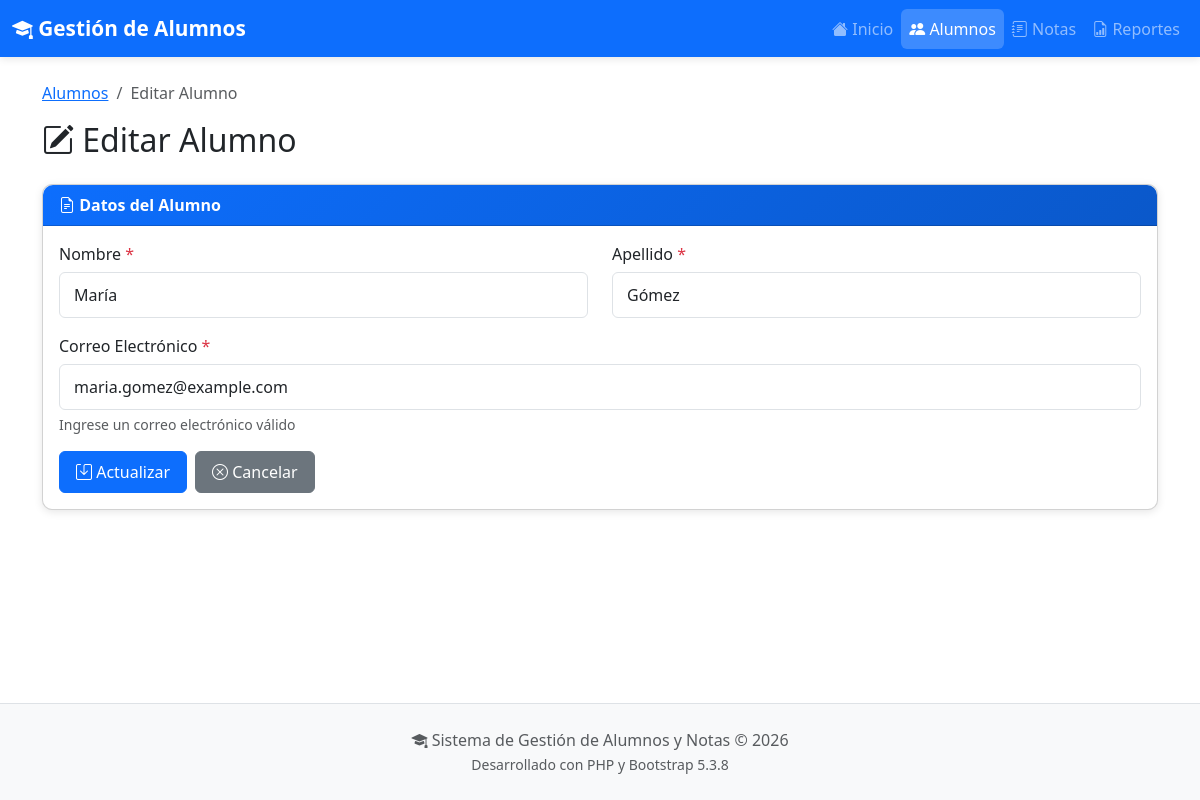
Page /alumnos.php?action=editar&id=2 on the committed database.
### tables this page shows
CREATE TABLE IF NOT EXISTS alumno (
    id INT AUTO_INCREMENT PRIMARY KEY,
    nombre VARCHAR(50) NOT NULL,
    apellido VARCHAR(50) NOT NULL,
    correo VARCHAR(100) UNIQUE NOT NULL,
    created_at TIMESTAMP DEFAULT CURRENT_TIMESTAMP,
    updated_at TIMESTAMP DEFAULT CURRENT_TIMESTAMP ON UPDATE CURRENT_TIMESTAMP,
    INDEX idx_apellido (apellido),
    INDEX idx_correo (correo)
);

### src/controllers/AlumnoController.php (called while the page is built, shortened)
<?php
require_once __DIR__ . '/../models/Alumno.php';
class AlumnoController
{
    private $model;
    public function __construct()
    {
        $this->model = new Alumno();
    }
    public function editar($id)
    {
        $alumno = $this->model->getById($id);
        require_once __DIR__ . '/../views/alumnos/editar.php';
    }
}

### config/database.php (called while the page is built, shortened)
<?php
class Database
{
    private static $instance = null;
    private $connection;
    private $host = "localhost";
    private $username = "root";
    private $password = "";
    private $database = "gestion_alumnos";
    private $charset = "utf8mb4";
    private function __construct()
    {
        try {
            $dsn = "mysql:host={$this->host};dbname={$this->database};charset={$this->charset}";
            $options = [
                PDO::ATTR_ERRMODE => PDO::ERRMODE_EXCEPTION,
                PDO::ATTR_DEFAULT_FETCH_MODE => PDO::FETCH_ASSOC,
                PDO::ATTR_EMULATE_PREPARES => false,
            ];
            $this->connection = new PDO($dsn, $this->username, $this->password, $options);
        } catch (PDOException $e) {
            die("Error de conexión a la base de datos: " . $e->getMessage());
        }
    }
    public static function getInstance()
    {
        if (self::$instance === null) {
            self::$instance = new self();
        }
        return self::$instance;
    }
    public function getConnection()
    {
        return $this->connection;
    }
}

### src/models/Alumno.php (called while the page is built, shortened)
<?php
require_once __DIR__ . '/../../config/database.php';
class Alumno
{
    private $db;
    public function __construct()
    {
        $this->db = Database::getInstance()->getConnection();
    }
    public function getById($id)
    {
        try {
            $stmt = $this->db->prepare("SELECT * FROM alumno WHERE id = ?");
            $stmt->execute([$id]);
            return $stmt->fetch();
        } catch (PDOException $e) {
            error_log("Error en getById: " . $e->getMessage());
            return false;
        }
    }
}

### src/views/alumnos/editar.php (the view, shortened to what this page needs)
<?php
require_once __DIR__ . '/../layouts/header.php';
?>
<nav aria-label="breadcrumb">
    <ol class="breadcrumb">
        <li class="breadcrumb-item"><a href="<?php echo BASE_URL; ?>/alumnos.php">Alumnos</a></li>
        <li class="breadcrumb-item active">Editar Alumno</li>
    </ol>
</nav>
<h2 class="mb-4"><i class="bi bi-pencil-square"></i> Editar Alumno</h2>
<div class="card">
    <div class="card-header">
        <i class="bi bi-file-earmark-text"></i> Datos del Alumno
    </div>
    <div class="card-body">
        <form method="POST" action="alumnos.php?action=editar&id=<?php echo $alumno['id']; ?>">
            <div class="row">
                <div class="col-md-6 mb-3">
                    <label for="nombre" class="form-label">Nombre <span class="text-danger">*</span></label>
                    <input type="text" class="form-control" id="nombre" name="nombre" maxlength="50"
                        value="<?php echo isset($_POST['nombre']) ? htmlspecialchars($_POST['nombre']) : htmlspecialchars($alumno['nombre']); ?>"
                        required>
                </div>
                <div class="col-md-6 mb-3">
                    <label for="apellido" class="form-label">Apellido <span class="text-danger">*</span></label>
                    <input type="text" class="form-control" id="apellido" name="apellido" maxlength="50"
                        value="<?php echo isset($_POST['apellido']) ? htmlspecialchars($_POST['apellido']) : htmlspecialchars($alumno['apellido']); ?>"
                        required>
                </div>
            </div>
            <div class="mb-3">
                <label for="correo" class="form-label">Correo Electrónico <span class="text-danger">*</span></label>
                <input type="email" class="form-control" id="correo" name="correo" maxlength="100"
                    value="<?php echo isset($_POST['correo']) ? htmlspecialchars($_POST['correo']) : htmlspecialchars($alumno['correo']); ?>"
                    required>
                <div class="form-text">Ingrese un correo electrónico válido</div>
            </div>
            <div class="d-flex gap-2">
                <button type="submit" class="btn btn-primary">
                    <i class="bi bi-save"></i> Actualizar
                </button>
                <a href="alumnos.php" class="btn btn-secondary">
                    <i class="bi bi-x-circle"></i> Cancelar
                </a>
            </div>
        </form>
    </div>
</div>
<?php require_once __DIR__ . '/../layouts/footer.php'; ?>

### public/assets/css/custom.css (style rules this page uses)
:root { --primary-color: #0d6efd; --success-color: #198754; --danger-color: #dc3545; --warning-color: #ffc107; --info-color: #0dcaf0; --dark-color: #212529; --light-color: #f8f9fa; }
body { min-height: 100vh; display: flex; flex-direction: column; }
.card { border-radius: 10px; box-shadow: 0 2px 8px rgba(0, 0, 0, 0.1); transition: transform 0.2s, box-shadow 0.2s; }
.card-header { background: linear-gradient(135deg, var(--primary-color), #0a58ca); color: white; font-weight: 600; border-radius: 10px 10px 0 0 !important; }
.btn { border-radius: 6px; padding: 8px 16px; font-weight: 500; transition: all 0.2s; }
.form-control, .form-select { border-radius: 6px; border: 1px solid #dee2e6; padding: 10px 14px; transition: border-color 0.2s, box-shadow 0.2s; }
.form-label { font-weight: 500; color: var(--dark-color); margin-bottom: 6px; }
.fade-in { animation: fadeIn 0.3s ease-in; }

### rows in the picture
alumno: nombre "María", apellido "Gómez", correo "maria.gomez@example.com"
